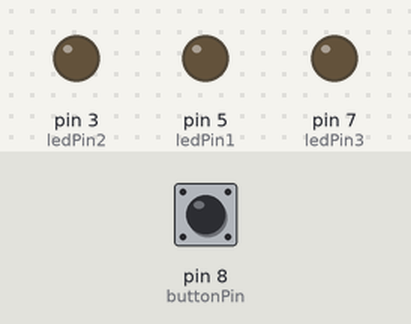
Simulated run of this sketch. Board: Arduino Uno, built with avr-gcc and run on an emulated ATmega328P. On the bench: output pins drawn as LEDs (lit = HIGH). Dashed ring = blinking. The inputs (shaded band) are chosen by the test bench; at power-on: pin 8 (buttonPin) LOW. Random numbers use the default seed unless the sketch sets one; what the sketch prints to the serial monitor is not drawn.

Above: at 2.7 s.
2.8 s: pin 8 (buttonPin) pulled HIGH for 0.15 s
4.4 s: pin 8 (buttonPin) pulled HIGH for 1 s
At 5.3 s:
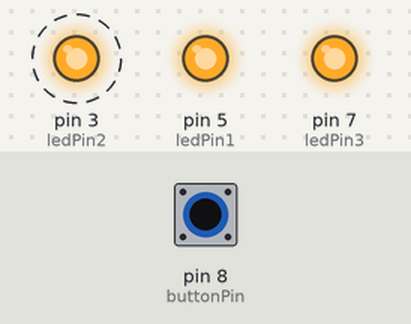
At 7.8 s:
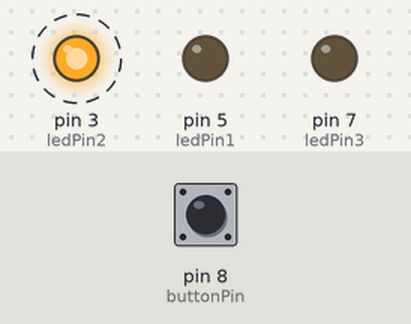
Timing chart, 0 to 9.4 s (numbered marks = the images above; inputs shaded):
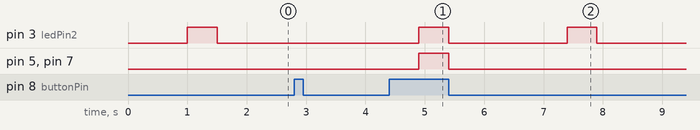

The sketch:

led_sequence_game.ino
```cpp
const int buttonPin = 8;     // 버튼 핀 번호
const int ledPin1 = 5;      // LED1 핀 번호
const int ledPin2 = 3;      // LED2 핀 번호
const int ledPin3 = 7;      // LED3 핀 번호
int buttonPushCounter = 0;  // 버튼 누름 횟수 카운터
int buttonState = 0;        // 현재 버튼 상태
int lastButtonState = 0;    // 이전 버튼 상태
int targetLED = 0;         // 정답 LED 번호
int userLED = 0;           // 사용자가 누른 LED 번호
unsigned long lastBlinkTime = 0;  // 마지막으로 LED가 깜빡이기 시작한 시간
unsigned long blinkInterval = 100;  // LED 깜빡이는 간격 (밀리초)
bool isBlinking = false;   // LED가 깜빡이는 중인지 여부

void setup() {
  pinMode(buttonPin, INPUT);  // 버튼 핀을 입력으로 설정
  pinMode(ledPin1, OUTPUT);   // LED1 핀을 출력으로 설정
  pinMode(ledPin2, OUTPUT);   // LED2 핀을 출력으로 설정
  pinMode(ledPin3, OUTPUT);   // LED3 핀을 출력으로 설정
  Serial.begin(9600);         // 시리얼 통신 시작
  nextRound();                // 다음 라운드로 이동
}

void loop() {
  buttonState = digitalRead(buttonPin);  // 버튼 상태 읽기
  if (buttonState != lastButtonState) {  // 버튼 상태가 변경되었을 경우
    if (buttonState == HIGH) {           // 버튼이 눌렸을 경우
      buttonPushCounter++;              // 버튼 누름 횟수 증가
      Serial.println(buttonPushCounter); // 버튼 누름 횟수 시리얼 모니터에 출력
      userLED = buttonPushCounter;       // 사용자가 누른 LED 번호 저장
      delay(500);                        // 버튼 디바운스를 위한 딜레이
    }
  }
  lastButtonState = buttonState; // 현재 버튼 상태를 이전 버튼 상태로 저장

  if (buttonPushCounter == targetLED) {  // 사용자가 정답을 맞췄을 경우
    Serial.println("정답!");              // "정답!" 메시지 시리얼 모니터에 출력
    blinkLEDs();                        // 정답일 경우 LED 3개를 깜빡이게 함
    delay(1000);                        // 1초 딜레이
    nextRound();                        // 다음 라운드로 이동
  } else if (buttonPushCounter > 3) {    // 버튼 누름 횟수가 3회를 초과할 경우
    Serial.println("실패!");              // "실패!" 메시지 시리얼 모니터에 출력
    delay(1000);                        // 1초 딜레이
    nextRound();                        // 다음 라운드로 이동
  }

  // LED 깜빡이기
  if (isBlinking) {  // LED가 깜빡이는 중인 경우
    unsigned long currentMillis = millis();  // 현재 시간 읽기
    if (currentMillis - lastBlinkTime >= blinkInterval) {  // LED 깜빡이는 간격이 지났을 경우
      lastBlinkTime = currentMillis;    // 마지막 깜빡이는 시간 업데이트
      digitalWrite(ledPin1, !digitalRead(ledPin1));  // LED1 상태 토글
      digitalWrite(ledPin2, !digitalRead(ledPin2));  // LED2 상태 토글
      digitalWrite(ledPin3, !digitalRead(ledPin3));  // LED3 상태 토글
    }
  }
}

// 다음 라운드로 이동하는 함수
void nextRound() {
  targetLED = random(1, 4);  // 1부터 3까지의 랜덤한 숫자를 정답 LED 번호로 설정
  userLED = 0;               // 사용자가 누른 LED 번호 초기화
  buttonPushCounter = 0;    // 버튼 누름 횟수 카운터 초기화
  Serial.println("다음 라운드!");  // "다음 라운드!" 메시지 시리얼 모니터에 출력
  Serial.print("정답 LED: ");
  Serial.println(targetLED);  // 정답 LED 번호 시리얼 모니터에 출력
  isBlinking = true;         // LED 깜빡이기 시작
  delay(1000);
  isBlinking = false;


  // targetLED에 따라 LED를 켜주는 코드 추가
  digitalWrite(ledPin1, LOW);  // LED1 끄기
  digitalWrite(ledPin2, LOW);  // LED2 끄기
  digitalWrite(ledPin3, LOW);  // LED3 끄기
  switch (targetLED) {
    case 1:
      digitalWrite(ledPin1, HIGH);  // LED1 켜기
      break;
    case 2:
      digitalWrite(ledPin2, HIGH);  // LED2 켜기
      break;
    case 3:
      digitalWrite(ledPin3, HIGH);  // LED3 켜기
      break;
    default:
      break;
  }
    delay(500);
    // targetLED를 꺼주는 코드 추가
    digitalWrite(ledPin1, LOW);  // LED1 끄기
    digitalWrite(ledPin2, LOW);  // LED2 끄기
    digitalWrite(ledPin3, LOW);  // LED3 끄기
}

// LED 3개를 깜빡이는 함수
void blinkLEDs() {
  digitalWrite(ledPin1, HIGH);  // LED1 켜기
  digitalWrite(ledPin2, HIGH);  // LED2 켜기
  digitalWrite(ledPin3, HIGH);  // LED3 켜기
  delay(500);                    // 0.5초 딜레이
  digitalWrite(ledPin1, LOW);   // LED1 끄기
  digitalWrite(ledPin2, LOW);   // LED2 끄기
  digitalWrite(ledPin3, LOW);   // LED3 끄기
  isBlinking = false;           // LED 깜빡이기 중단
}
```

Measured:
- after the input at 2.8 s, every drawn part: stays the same
- after the input at 4.4 s, pin 3 (ledPin2): alternates HIGH for 0.50 s and LOW for 2.0 s, 4 changes in all, then stays LOW, starting after 0.50 s; pin 5 (ledPin1), pin 7 (ledPin3): LOW → HIGH after 0.50 s, → LOW 0.50 s later
